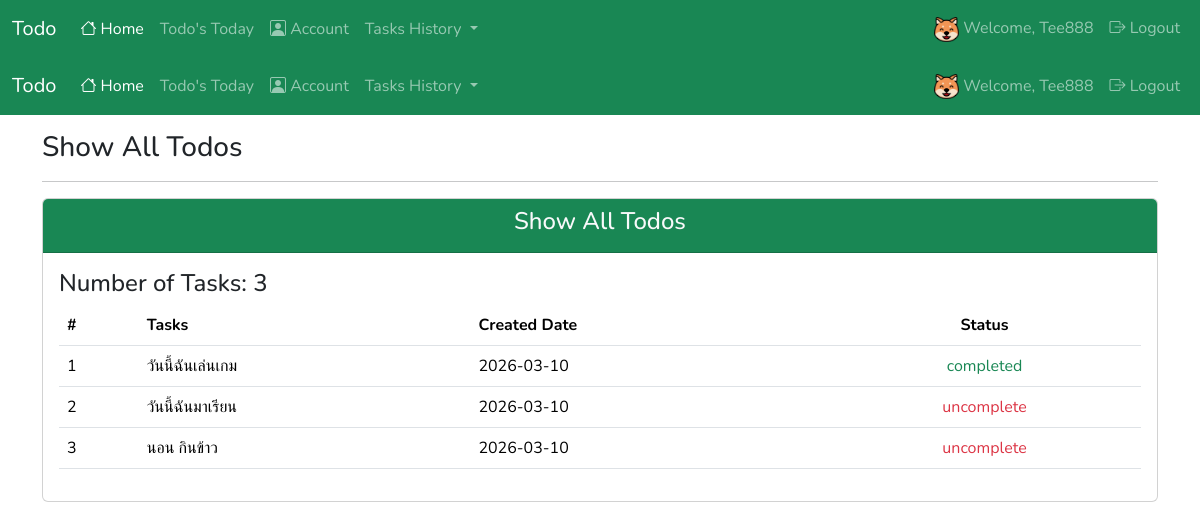
Page /todo/all_todos (signed in) on the committed database.
### todo/models.py (models this page shows, shortened)
class User(db.Model, UserMixin):
  id: Mapped[int] = mapped_column(Integer, primary_key=True)
  username: Mapped[str] = mapped_column(String(25), unique=True, nullable=False)
  email: Mapped[str] = mapped_column(String(50), unique=True, nullable=False)
  password: Mapped[str] = mapped_column(String(100), nullable=False)
  fullname: Mapped[str] = mapped_column(String(50), nullable=True)
  avatar: Mapped[str] = mapped_column(String(50), default='default.png')
  todos: Mapped[List['Todo']] = relationship(back_populates='user')

class Task(db.Model):
  id: Mapped[int] = mapped_column(Integer, primary_key=True)
  task: Mapped[str] = mapped_column(String(100), nullable=False)
  completed: Mapped[bool] = mapped_column(Boolean, default=False)
  todo_id: Mapped[int] = mapped_column(Integer, ForeignKey(Todo.id))
  todo: Mapped[Todo] = relationship(back_populates='tasks')

class Todo(db.Model):
  id: Mapped[int] = mapped_column(Integer, primary_key=True)
  created_at: Mapped[date] = mapped_column(Date, default=date.today())
  user_id: Mapped[int] = mapped_column(Integer, ForeignKey(User.id))
  user: Mapped[User] = relationship(back_populates='todos')
  tasks: Mapped[List['Task']] = relationship(back_populates='todo')

### todo/todo/routes.py (the view)
@todo_bp.route('/all_todos')
@login_required
def all_todos():
  tasks = db.session.scalars(db.select(Task).where(Task.todo_id==Todo.id, Todo.user==current_user).order_by(Todo.created_at.desc())).all()
  return render_template('todo/all_todos.html', title='Show All Todos', tasks=tasks)

### todo/models.py (called while the page is built)
@login_manager.user_loader
def load_user(user_id):
  return db.session.get(User, int(user_id))

### todo/todo/templates/todo/all_todos.html (shortened to what this page needs)
{% extends 'layout.html' %}
{% block content %}
  <div class="container mt-3">
    <h3>{{title}}</h3>
    <hr>
    <div class="card">
      <div class="card-header text-light bg-success text-center">
        <h4>{{title}}</h4>
      </div>
      <div class="card-body">
        <div class="table-responsive">
          <table class="table table-hover">
            <thead>
              <tr>
                <th>#</th>
                <th>Tasks</th>
                <th>Created Date</th>
                <th class="text-center">Status</th>
              </tr>
            </thead>
            <tbody>
              <h4>Number of Tasks: {{tasks|length}}</h4>
              {% if tasks %}
                  {% for task in tasks %}
                    <tr>
                      <td>{{loop.index}}</td>
                      <td>{{task.task}}</td>
                      <td>{{task.todo.created_at}}</td>
                      <td class="text-center">
                        {% if task.completed %}
                          <span class="text-success">completed</span>
                        {% else %}
                        <span class="text-danger">uncomplete</span>
                        {% endif %}
                      </td>
                    </tr>
                  {% endfor %}
              {% else %}
                  <tr>
                  <td colspan="4" class="text-center text-danger">No Task!</td>
                </tr>
              {% endif %}
            </tbody>
          </table>
        </div>
      </div>
    </div>
  </div>
{% endblock %}

### todo/templates/layout.html (shortened to what this page needs)
<!DOCTYPE html>
<html lang="en">
<head>
  <link href="https://cdn.jsdelivr.net/npm/bootstrap@5.3.3/dist/css/bootstrap.min.css" rel="stylesheet">
  <link rel="stylesheet" href="https://cdn.jsdelivr.net/npm/bootstrap-icons@1.11.3/font/bootstrap-icons.min.css">
  <link rel="stylesheet" href="https://cdn.jsdelivr.net/npm/bootstrap-icons@1.13.1/font/bootstrap-icons.min.css">
</head>
<body>
{% include "navbar.html" %}
  {% include "navbar.html" %}
  {% block content %}{% endblock %}
</body>
</html>

### todo/templates/navbar.html (shortened to what this page needs)
<nav class="navbar navbar-expand-lg bg-success" data-bs-theme="dark">
  <div class="container-fluid">
    <a class="navbar-brand" href="{{url_for('core.index')}}">Todo</a>
    <div class="collapse navbar-collapse" id="navbarNav">
      <ul class="navbar-nav me-auto">
        {% if current_user.is_authenticated %}
        <li class="nav-item">
          <a class="nav-link active" aria-current="page" href="{{url_for('user.index')}}"><i class="bi bi-house"></i> Home</a>
        </li>
        <li class="nav-item">
          <a class="nav-link" href="{{url_for('todo.todo_today')}}">Todo's Today</a>
        </li>
        <li class="nav-item">
          <a class="nav-link" href="{{url_for('user.account')}}"><i class="bi bi-person-square"></i> Account</a>
        </li>
        <li class="nav-item dropdown">
          <a class="nav-link dropdown-toggle"  role="button" data-bs-toggle="dropdown" aria-expanded="false">
            Tasks History
          </a>
        </li>
        {% else %}
        <li class="nav-item">
          <a class="nav-link active" aria-current="page" href="{{url_for('core.index')}}"><i class="bi bi-house"></i> Home</a>
        </li>
        {% endif %}
      </ul>
      <ul class="navbar-nav">
        {% if current_user.is_authenticated %}
          <li class="nav-item">
            <a class="nav-link">
              <img src="{{url_for('user.static', filename='img/'+ current_user.avatar)}}" width="25" height="25" alt="">
              Welcome, {{current_user.username}}</a>
          </li>
          <li class="nav-item">
            <a href="{{url_for('user.logout')}}" class="nav-link"><i class="bi bi-box-arrow-right"></i> Logout</a>
          </li>
        {% endif %}
      </ul>
    </div>
  </div>
</nav>

### todo/templates/layout.html (style rules this page uses)
body { font-family: "Nunito", "krub", sans-serif; }

### rows in the picture
User: avatar (picture), username "Tee888 Tee888"
Task: task "วันนี้ฉันเล่นเกม", todo.created_at "2026-03-10", completed "completed"
Task: task "วันนี้ฉันมาเรียน", todo.created_at "2026-03-10", completed "uncomplete"
Task: task "นอน กินข้าว", todo.created_at "2026-03-10", completed "uncomplete"

### other values in the picture
{{ title }} "Show All Todos"
{{ tasks|length }} "3"
